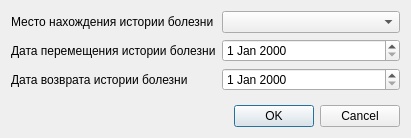
<?xml version="1.0" encoding="UTF-8"?>
<ui version="4.0">
 <class>HospitalBedsLocationCardEditor</class>
 <widget class="QDialog" name="HospitalBedsLocationCardEditor">
  <property name="geometry">
   <rect>
    <x>0</x>
    <y>0</y>
    <width>411</width>
    <height>138</height>
   </rect>
  </property>
  <property name="windowTitle">
   <string>Место нахождения истории болезни</string>
  </property>
  <property name="sizeGripEnabled">
   <bool>false</bool>
  </property>
  <layout class="QGridLayout" name="gridLayout">
   <item row="0" column="1">
    <widget class="CRBComboBox" name="cmbLocationCardType"/>
   </item>
   <item row="0" column="0">
    <widget class="QLabel" name="lblLocationCardType">
     <property name="text">
      <string>Место нахождения истории болезни</string>
     </property>
    </widget>
   </item>
   <item row="4" column="0" colspan="2">
    <widget class="QDialogButtonBox" name="buttonBox">
     <property name="orientation">
      <enum>Qt::Horizontal</enum>
     </property>
     <property name="standardButtons">
      <set>QDialogButtonBox::Cancel|QDialogButtonBox::Ok</set>
     </property>
    </widget>
   </item>
   <item row="3" column="0">
    <spacer>
     <property name="orientation">
      <enum>Qt::Vertical</enum>
     </property>
     <property name="sizeHint" stdset="0">
      <size>
       <width>103</width>
       <height>16</height>
      </size>
     </property>
    </spacer>
   </item>
   <item row="1" column="0">
    <widget class="QLabel" name="lblDateMoveCard">
     <property name="text">
      <string>Дата перемещения истории болезни</string>
     </property>
    </widget>
   </item>
   <item row="1" column="1">
    <widget class="CDateEdit" name="edtDateMoveCard"/>
   </item>
   <item row="2" column="0">
    <widget class="QLabel" name="lblDateReturnCard">
     <property name="text">
      <string>Дата возврата истории болезни</string>
     </property>
    </widget>
   </item>
   <item row="2" column="1">
    <widget class="CDateEdit" name="edtDateReturnCard"/>
   </item>
  </layout>
 </widget>
 <customwidgets>
  <customwidget>
   <class>CRBComboBox</class>
   <extends>QComboBox</extends>
   <header>library/crbcombobox.h</header>
  </customwidget>
  <customwidget>
   <class>CDateEdit</class>
   <extends>QDateEdit</extends>
   <header>library/DateEdit.h</header>
  </customwidget>
 </customwidgets>
 <tabstops>
  <tabstop>buttonBox</tabstop>
 </tabstops>
 <resources/>
 <connections>
  <connection>
   <sender>buttonBox</sender>
   <signal>accepted()</signal>
   <receiver>HospitalBedsLocationCardEditor</receiver>
   <slot>accept()</slot>
   <hints>
    <hint type="sourcelabel">
     <x>158</x>
     <y>121</y>
    </hint>
    <hint type="destinationlabel">
     <x>117</x>
     <y>106</y>
    </hint>
   </hints>
  </connection>
  <connection>
   <sender>buttonBox</sender>
   <signal>rejected()</signal>
   <receiver>HospitalBedsLocationCardEditor</receiver>
   <slot>reject()</slot>
   <hints>
    <hint type="sourcelabel">
     <x>238</x>
     <y>99</y>
    </hint>
    <hint type="destinationlabel">
     <x>247</x>
     <y>107</y>
    </hint>
   </hints>
  </connection>
 </connections>
</ui>
